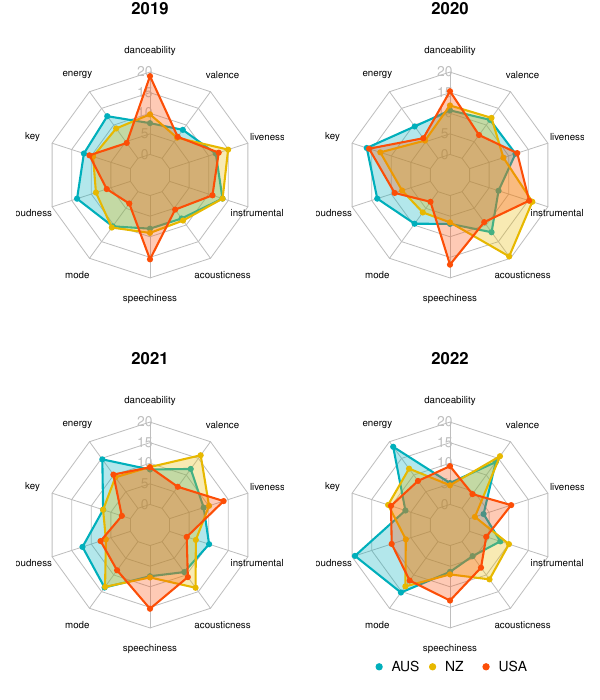

The script that saved this image:
library(tidyverse)
library(ggridges)
library(fmsb)

data = read.csv("data/lists of songs/full_dataset.csv")

ggplot(data, aes(x=danceability, y=title, fill=as_factor(year))) +
  geom_density_ridges(alpha=.4)

summary_data = read.csv("data/lists of songs/summary.csv") %>%
  select(-X, -tempo) %>%
  remove_rownames %>% 
  column_to_rownames(var="title")

scaled = as_tibble(scale(summary_data))
rownames(scaled) = rownames(summary_data)


vtable::vtable(scaled)

max_min <- data.frame(
    danceability = c(2.5, -2.5), energy = c(2.5, -2.5), key = c(2.5, -2.5),
  loudness = c(2.5, -2.5), mode = c(2.5, -2.5), speechiness = c(2.5, -2.5),
  acousticness = c(2.5, -2.5), instrumentalness = c(2.5, -2.5), liveness = c(2.5, -2.5),
  valence=c(2.5,-2.5)
)
rownames(max_min) <- c("Max", "Min")

df <- rbind(max_min, scaled)



create_beautiful_radarchart <- function(data, color = "#00AFBB", 
                                        vlabels = colnames(data), vlcex = 0.7,
                                        caxislabels = NULL, title = NULL, ...){
  radarchart(
    data, axistype = 1,
    # Customize the polygon
    pcol = color, pfcol = scales::alpha(color, 0.3), plwd = 2, plty = 1,
    # Customize the grid
    cglcol = "grey", cglty = 1, cglwd = 0.8,
    # Customize the axis
    axislabcol = "grey", 
    # Variable labels
    vlcex = vlcex, vlabels = vlabels,
    caxislabels = caxislabels, title = title, ...
  )
}


max_min = head(df, 2)
df_2019 = rbind(max_min, df[3:5,])
df_2020 = rbind(max_min, df[6:8,])
df_2021 = rbind(max_min, df[9:11,])
df_2022 = rbind(max_min, df[12:14,])

rn_all =c("Max", "Min", "AUS", "NZ", "USA")
rownames(df_2019) = rn_all

list_data = list(df_2019, df_2020, df_2021, df_2022)


# Define colors and titles
colors <- c("#00AFBB", "#E7B800", "#FC4E07")
titles <- c("2019", "2020", "2021", "2022")

# Reduce plot margin using par()
# Split the screen in 3 parts

pdf("dataviz/radial chart.pdf", width=6, height=7)
op <- par(mar = c(1, 1, 1, 1))
par(mfrow = c(2,2))


for(i in 1:4){
  create_beautiful_radarchart(
    data = data.frame(list_data[i]), caxislabels = c(0, 5, 10, 15, 20),
    color = colors, title = titles[i]
  )
}

legend(
  x = "bottom", legend = rownames(df_2019[-c(1,2),]), horiz = T,
  bty = "n", pch = 20 , col = colors,
  text.col = "black", cex = 1, pt.cex = 1.5
)


par(op)
dev.off()

